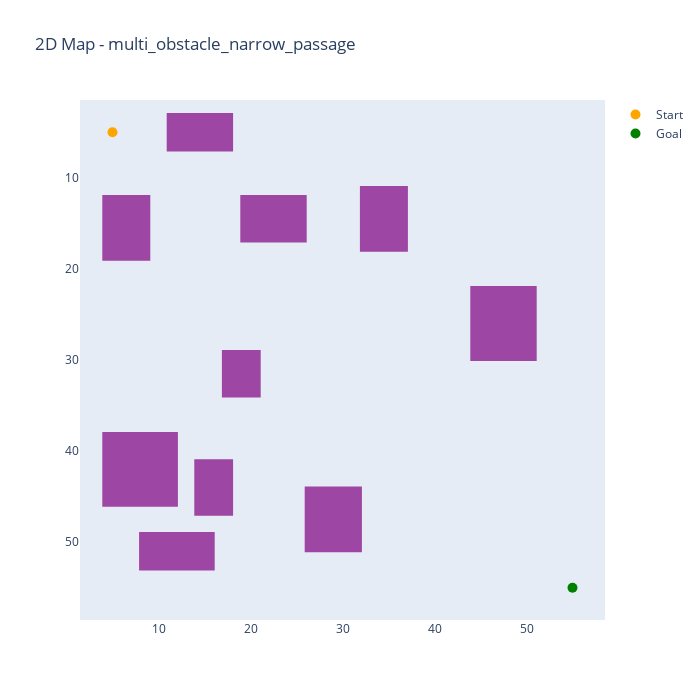

The notebook cell this image was saved under:
### Code cell
vis2d = MapVisualizer(dimensions=2, bounds=(60, 60), map_type="multi_obstacle_narrow_passage")
vis2d.plot_start_goal((5, 5), (55, 55))
vis2d.plot_path_trace([])  # 경로가 없을 경우
vis2d.show()

### Figure 1 — Plotly figure (JSON) as saved in the notebook; plotly's stock layout.template omitted (floating-point values rounded to 4 significant figures)
{"data": [{"marker": {"color": "orange", "size": 10}, "mode": "markers", "name": "Start", "type": "scatter", "x": [5], "y": [5]}, {"marker": {"color": "green", "size": 10}, "mode": "markers", "name": "Goal", "type": "scatter", "x": [55], "y": [55]}], "layout": {"height": 700, "shapes": [{"fillcolor": "purple", "line": {"color": "purple"}, "opacity": 0.7, "type": "rect", "x0": 44, "x1": 51, "y0": 22, "y1": 30}, {"fillcolor": "purple", "line": {"color": "purple"}, "opacity": 0.7, "type": "rect", "x0": 11, "x1": 18, "y0": 3, "y1": 7}, {"fillcolor": "purple", "line": {"color": "purple"}, "opacity": 0.7, "type": "rect", "x0": 4, "x1": 12, "y0": 38, "y1": 46}, {"fillcolor": "purple", "line": {"color": "purple"}, "opacity": 0.7, "type": "rect", "x0": 19, "x1": 26, "y0": 12, "y1": 17}, {"fillcolor": "purple", "line": {"color": "purple"}, "opacity": 0.7, "type": "rect", "x0": 4, "x1": 9, "y0": 12, "y1": 19}, {"fillcolor": "purple", "line": {"color": "purple"}, "opacity": 0.7, "type": "rect", "x0": 32, "x1": 37, "y0": 11, "y1": 18}, {"fillcolor": "purple", "line": {"color": "purple"}, "opacity": 0.7, "type": "rect", "x0": 14, "x1": 18, "y0": 41, "y1": 47}, {"fillcolor": "purple", "line": {"color": "purple"}, "opacity": 0.7, "type": "rect", "x0": 8, "x1": 16, "y0": 49, "y1": 53}, {"fillcolor": "purple", "line": {"color": "purple"}, "opacity": 0.7, "type": "rect", "x0": 26, "x1": 32, "y0": 44, "y1": 51}, {"fillcolor": "purple", "line": {"color": "purple"}, "opacity": 0.7, "type": "rect", "x0": 17, "x1": 21, "y0": 29, "y1": 34}], "title": {"text": "2D Map - multi_obstacle_narrow_passage"}, "width": 700, "xaxis": {"showgrid": false}, "yaxis": {"autorange": "reversed", "showgrid": false}}}
